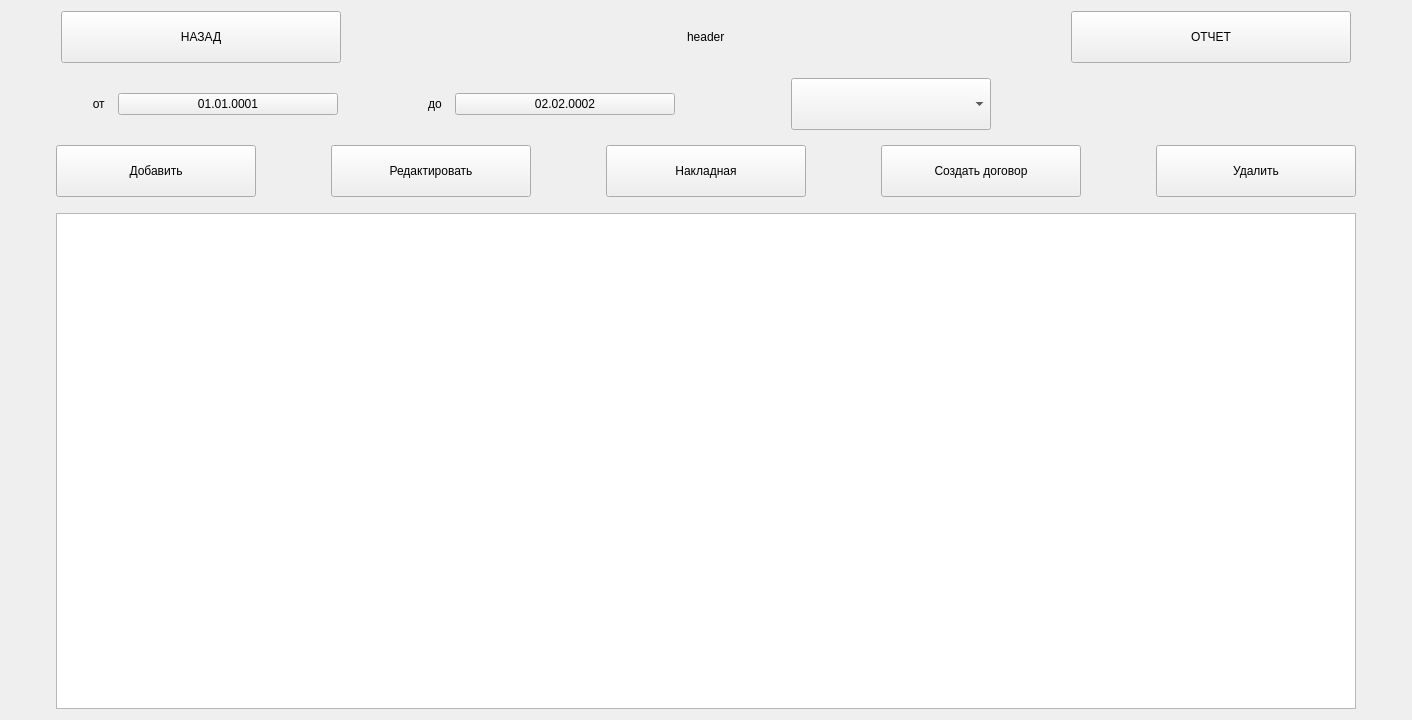
<?xml version="1.0" encoding="UTF-8"?>
<ui version="4.0">
 <class>Events</class>
 <widget class="QWidget" name="Events">
  <property name="geometry">
   <rect>
    <x>0</x>
    <y>0</y>
    <width>1293</width>
    <height>720</height>
   </rect>
  </property>
  <property name="acceptDrops">
   <bool>true</bool>
  </property>
  <property name="windowTitle">
   <string>Form</string>
  </property>
  <layout class="QVBoxLayout" name="verticalLayout">
   <item>
    <layout class="QHBoxLayout" name="horizontalLayout" stretch="1,1,1">
     <property name="spacing">
      <number>7</number>
     </property>
     <property name="leftMargin">
      <number>50</number>
     </property>
     <property name="rightMargin">
      <number>50</number>
     </property>
     <item>
      <widget class="QPushButton" name="BackButton">
       <property name="minimumSize">
        <size>
         <width>0</width>
         <height>52</height>
        </size>
       </property>
       <property name="maximumSize">
        <size>
         <width>280</width>
         <height>16777215</height>
        </size>
       </property>
       <property name="text">
        <string>НАЗАД</string>
       </property>
      </widget>
     </item>
     <item alignment="Qt::AlignHCenter|Qt::AlignVCenter">
      <widget class="QLabel" name="EcoTaxi">
       <property name="text">
        <string>header</string>
       </property>
       <property name="alignment">
        <set>Qt::AlignLeading|Qt::AlignLeft|Qt::AlignVCenter</set>
       </property>
      </widget>
     </item>
     <item>
      <widget class="QPushButton" name="ReportButton">
       <property name="minimumSize">
        <size>
         <width>0</width>
         <height>52</height>
        </size>
       </property>
       <property name="maximumSize">
        <size>
         <width>280</width>
         <height>16777215</height>
        </size>
       </property>
       <property name="text">
        <string>ОТЧЕТ</string>
       </property>
      </widget>
     </item>
    </layout>
   </item>
   <item>
    <widget class="QWidget" name="widget" native="true">
     <layout class="QHBoxLayout" name="horizontalLayout_7">
      <property name="spacing">
       <number>10</number>
      </property>
      <property name="leftMargin">
       <number>1</number>
      </property>
      <property name="rightMargin">
       <number>410</number>
      </property>
      <item>
       <widget class="QLabel" name="label_3">
        <property name="layoutDirection">
         <enum>Qt::LeftToRight</enum>
        </property>
        <property name="text">
         <string>от </string>
        </property>
        <property name="alignment">
         <set>Qt::AlignRight|Qt::AlignTrailing|Qt::AlignVCenter</set>
        </property>
       </widget>
      </item>
      <item>
       <widget class="QPushButton" name="FromDateButton">
        <property name="minimumSize">
         <size>
          <width>220</width>
          <height>0</height>
         </size>
        </property>
        <property name="text">
         <string>01.01.0001</string>
        </property>
       </widget>
      </item>
      <item>
       <widget class="QLabel" name="label_4">
        <property name="text">
         <string>до </string>
        </property>
        <property name="alignment">
         <set>Qt::AlignRight|Qt::AlignTrailing|Qt::AlignVCenter</set>
        </property>
       </widget>
      </item>
      <item>
       <widget class="QPushButton" name="ToDateButton">
        <property name="minimumSize">
         <size>
          <width>220</width>
          <height>0</height>
         </size>
        </property>
        <property name="text">
         <string>02.02.0002</string>
        </property>
       </widget>
      </item>
      <item>
       <widget class="QLabel" name="label">
        <property name="text">
         <string/>
        </property>
       </widget>
      </item>
      <item>
       <widget class="QComboBox" name="comboBox">
        <property name="minimumSize">
         <size>
          <width>200</width>
          <height>52</height>
         </size>
        </property>
        <property name="maximumSize">
         <size>
          <width>360</width>
          <height>16777215</height>
         </size>
        </property>
        <property name="placeholderText">
         <string>ВЫБРАТЬ ПЕРИОД</string>
        </property>
        <item>
         <property name="text">
          <string>НЕДЕЛЯ</string>
         </property>
        </item>
        <item>
         <property name="text">
          <string>МЕСЯЦ</string>
         </property>
        </item>
        <item>
         <property name="text">
          <string>ТРИ МЕСЯЦА</string>
         </property>
        </item>
       </widget>
      </item>
     </layout>
    </widget>
   </item>
   <item>
    <layout class="QHBoxLayout" name="horizontalLayout_2">
     <property name="spacing">
      <number>75</number>
     </property>
     <property name="leftMargin">
      <number>45</number>
     </property>
     <property name="rightMargin">
      <number>45</number>
     </property>
     <property name="bottomMargin">
      <number>10</number>
     </property>
     <item>
      <widget class="QPushButton" name="AddButton">
       <property name="enabled">
        <bool>true</bool>
       </property>
       <property name="minimumSize">
        <size>
         <width>200</width>
         <height>52</height>
        </size>
       </property>
       <property name="text">
        <string>Добавить</string>
       </property>
      </widget>
     </item>
     <item>
      <widget class="QPushButton" name="EditButton">
       <property name="minimumSize">
        <size>
         <width>200</width>
         <height>52</height>
        </size>
       </property>
       <property name="text">
        <string>Редактировать</string>
       </property>
      </widget>
     </item>
     <item>
      <widget class="QPushButton" name="NakladnayaButton">
       <property name="enabled">
        <bool>true</bool>
       </property>
       <property name="minimumSize">
        <size>
         <width>200</width>
         <height>52</height>
        </size>
       </property>
       <property name="text">
        <string>Накладная</string>
       </property>
      </widget>
     </item>
     <item>
      <widget class="QPushButton" name="CreateContractButton">
       <property name="minimumSize">
        <size>
         <width>200</width>
         <height>52</height>
        </size>
       </property>
       <property name="text">
        <string>Создать договор</string>
       </property>
      </widget>
     </item>
     <item>
      <widget class="QPushButton" name="DeleteButton">
       <property name="minimumSize">
        <size>
         <width>200</width>
         <height>52</height>
        </size>
       </property>
       <property name="text">
        <string>Удалить</string>
       </property>
      </widget>
     </item>
    </layout>
   </item>
   <item>
    <layout class="QVBoxLayout" name="verticalLayout_2" stretch="11">
     <property name="spacing">
      <number>0</number>
     </property>
     <property name="leftMargin">
      <number>45</number>
     </property>
     <property name="rightMargin">
      <number>45</number>
     </property>
     <item>
      <widget class="QTableView" name="tableView">
       <property name="maximumSize">
        <size>
         <width>16777215</width>
         <height>16777215</height>
        </size>
       </property>
       <property name="sizeAdjustPolicy">
        <enum>QAbstractScrollArea::AdjustToContents</enum>
       </property>
       <property name="editTriggers">
        <set>QAbstractItemView::NoEditTriggers</set>
       </property>
       <property name="selectionMode">
        <enum>QAbstractItemView::SingleSelection</enum>
       </property>
       <property name="selectionBehavior">
        <enum>QAbstractItemView::SelectRows</enum>
       </property>
       <property name="sortingEnabled">
        <bool>true</bool>
       </property>
       <property name="wordWrap">
        <bool>false</bool>
       </property>
       <attribute name="verticalHeaderVisible">
        <bool>true</bool>
       </attribute>
      </widget>
     </item>
    </layout>
   </item>
  </layout>
 </widget>
 <resources/>
 <connections/>
</ui>
